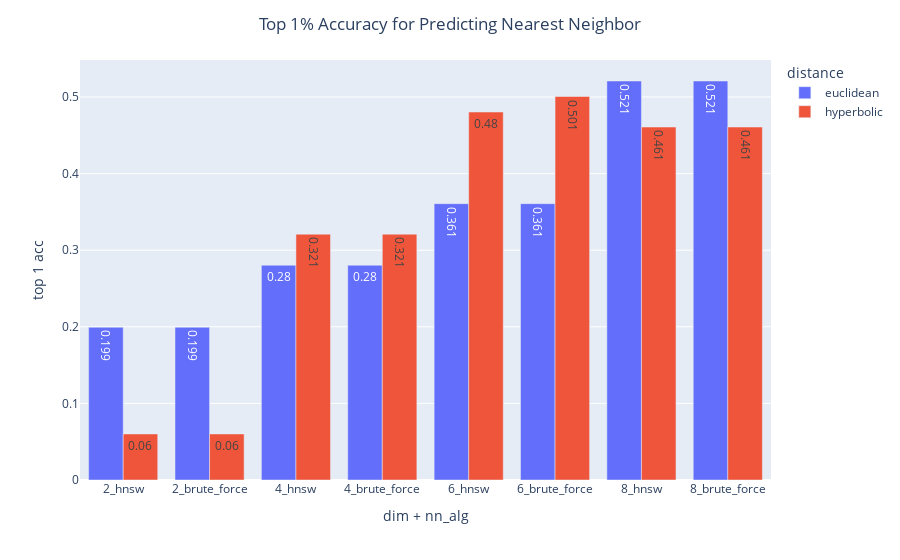

The code cell stored with this chart in its notebook:
### Code cell
fig = px.bar(df, x='dim + nn_alg', y='top 1 acc', color='distance', barmode="group", text='top 1 acc rounded')
fig.update_layout(title={'text': 'Top 1% Accuracy for Predicting Nearest Neighbor', 'xanchor': 'center', 'x':0.5})
fig

### Figure 1 — Plotly figure (JSON) as saved in the notebook; plotly's stock layout.template omitted (floating-point values rounded to 4 significant figures)
{"data": [{"alignmentgroup": "True", "hovertemplate": "distance=euclidean<br>dim + nn_alg=%{x}<br>top 1 acc=%{y}<br>top 1 acc rounded=%{text}<extra></extra>", "legendgroup": "euclidean", "marker": {"color": "#636efa", "pattern": {"shape": ""}}, "name": "euclidean", "offsetgroup": "euclidean", "orientation": "v", "showlegend": true, "text": [0.199, 0.199, 0.28, 0.28, 0.361, 0.361, 0.521, 0.521], "textposition": "auto", "type": "bar", "x": ["2_hnsw", "2_brute_force", "4_hnsw", "4_brute_force", "6_hnsw", "6_brute_force", "8_hnsw", "8_brute_force"], "xaxis": "x", "y": [0.1994, 0.1994, 0.2804, 0.2804, 0.3607, 0.3607, 0.5209, 0.5209], "yaxis": "y"}, {"alignmentgroup": "True", "hovertemplate": "distance=hyperbolic<br>dim + nn_alg=%{x}<br>top 1 acc=%{y}<br>top 1 acc rounded=%{text}<extra></extra>", "legendgroup": "hyperbolic", "marker": {"color": "#EF553B", "pattern": {"shape": ""}}, "name": "hyperbolic", "offsetgroup": "hyperbolic", "orientation": "v", "showlegend": true, "text": [0.06, 0.06, 0.321, 0.321, 0.48, 0.501, 0.461, 0.461], "textposition": "auto", "type": "bar", "x": ["2_hnsw", "2_brute_force", "4_hnsw", "4_brute_force", "6_hnsw", "6_brute_force", "8_hnsw", "8_brute_force"], "xaxis": "x", "y": [0.06012, 0.06012, 0.3209, 0.3209, 0.4804, 0.5006, 0.4607, 0.4607], "yaxis": "y"}], "layout": {"barmode": "group", "legend": {"title": {"text": "distance"}, "tracegroupgap": 0}, "margin": {"t": 60}, "title": {"text": "Top 1% Accuracy for Predicting Nearest Neighbor", "x": 0.5, "xanchor": "center"}, "xaxis": {"anchor": "y", "domain": [0, 1], "title": {"text": "dim + nn_alg"}}, "yaxis": {"anchor": "x", "domain": [0, 1], "title": {"text": "top 1 acc"}}}}
